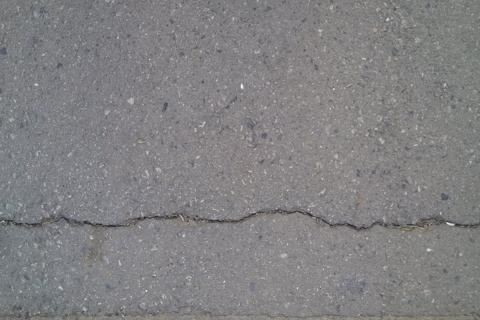
#> input picture Dataset/Images/005.jpg, 480 x 320 px, given in place of 045.jpg, which was not available
$ python classicML.py
#> lines starting #> are read from the running program, lines starting #| are printed output that depends on the picture; pictures that were not available may be replaced by others from this repository, and a replacement may not be noted
# Classical Machine Learning: pixel-wise classification + CRF refinement

import os
import numpy as np
import time
from skimage.io import imread, imsave
from skimage.color import rgb2gray
from skimage.filters import gaussian
from skimage.feature import local_binary_pattern
from skimage.filters import sobel
from skimage.morphology import remove_small_objects
from skimage.morphology import opening, closing, disk
from sklearn.ensemble import RandomForestClassifier
from sklearn.model_selection import train_test_split
from sklearn.utils import resample
import matplotlib.pyplot as plt

# Directories
IMAGE_DIR = "Dataset/Images/"
MASK_DIR = "Dataset/Masks/"
PRED_DIR = "Results/classicalML/"
os.makedirs(PRED_DIR, exist_ok=True)

# Parameters
radius = 1
n_points = 8 * radius

def load_pair(filename):
#> called with filename = '045'
    img_path = os.path.join(IMAGE_DIR, f"{filename}.jpg")
    mask_path = os.path.join(MASK_DIR, f"{filename}_label.PNG")

    image = imread(img_path)
#> image is the input picture: shape (320, 480, 3); mean R, G, B 129.8, 128.9, 130.5
    mask = imread(mask_path, as_gray=True) > 0.5  # Convert to binary
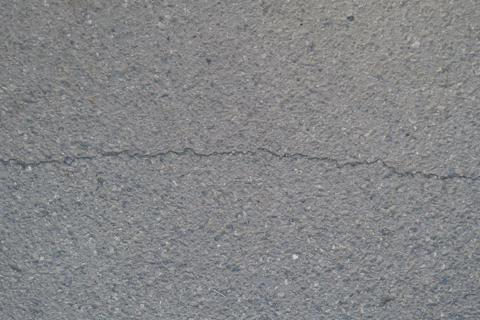
#> input picture Dataset/Images/006.jpg, 480 x 320 px, given in place of 045_label.PNG, which was not available
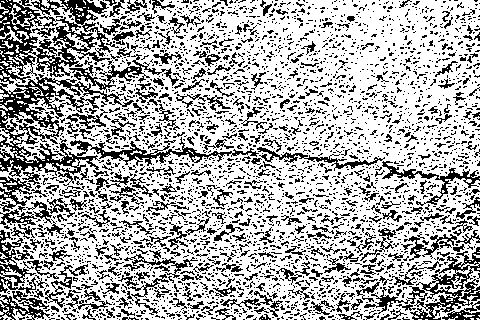
#> mask: shape (320, 480) bool; 68.5% white; black in thin lines or dots
    return image, mask.astype(np.uint8)

def extract_features_and_labels(image, mask):
    features = extract_features(image)
    labels = mask.flatten()

    # Balance classes
    crack_idx = np.where(labels == 1)[0]
    non_crack_idx = np.where(labels == 0)[0]

    if len(crack_idx) == 0:
        return np.empty((0, features.shape[1])), np.empty((0,), dtype=np.uint8)

    non_crack_sampled = resample(non_crack_idx,
                                replace=False,
                                n_samples=len(crack_idx),
                                random_state=42)

    balanced_idx = np.concatenate([crack_idx, non_crack_sampled])
    np.random.shuffle(balanced_idx)

    return features[balanced_idx], labels[balanced_idx]

def extract_features(image):
    gray = (rgb2gray(image) * 255).astype(np.uint8)
    lbp = local_binary_pattern(gray, n_points, radius, method='uniform')
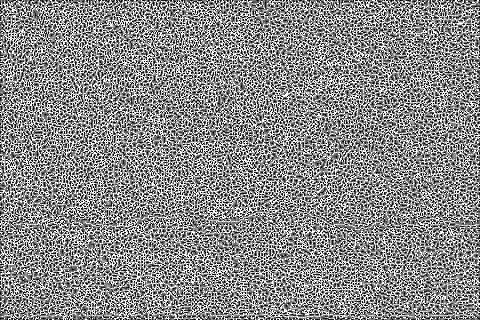
#> lbp: shape (320, 480) float64; min 0, max 9, mean 4.88; drawn with min black and max white
    edges = sobel(gray)
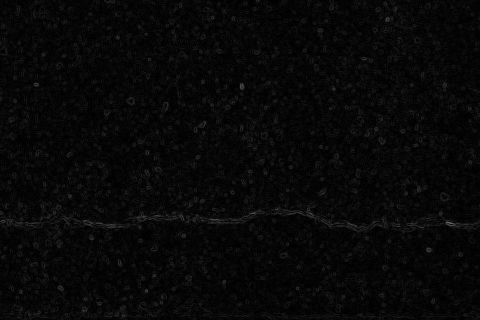
#> edges: shape (320, 480) float64; min 0, max 0.441, mean 0.0325
    blur = gaussian(gray, sigma=1)  # smooth intensity
    blur = (blur * 255).astype(np.uint8)

    h, w = gray.shape
#> h = 320; w = 480
    # normalized coordinates
    coords_x, coords_y = np.meshgrid(np.arange(w), np.arange(h))
    coords_x = coords_x.flatten() / w
    coords_y = coords_y.flatten() / h

    features = np.stack([
        gray.flatten(),
        lbp.flatten(),
        edges.flatten(),
        blur.flatten(),
        coords_x,
        coords_y
    ], axis=1)
    return features

def clean_prediction(predicted_mask, min_size=400):
    binary_mask = predicted_mask.astype(bool)
    cleaned = remove_small_objects(binary_mask, min_size=min_size)
    cleaned = closing(cleaned, disk(3))  # close small gaps in cracks
    cleaned = opening(cleaned, disk(2))  # remove tiny noise
    return (cleaned.astype(np.uint8) * 255)

# List of all filenames (strings like '001', '002', ..., '118')
all_filenames = [f"{num:03d}" for num in range(1, 119)]

# Split filenames into train and test
train_files, test_files = train_test_split(all_filenames, test_size=0.2, random_state=42)

print(f"Training on {len(train_files)} images: {train_files}")
print(f"Testing on {len(test_files)} images: {test_files}")

# Collect training data
X_train_list, y_train_list = [], []

for filename in train_files:
    image, mask = load_pair(filename)
#> (the run stopped early here; a loop or call above may not have finished)
